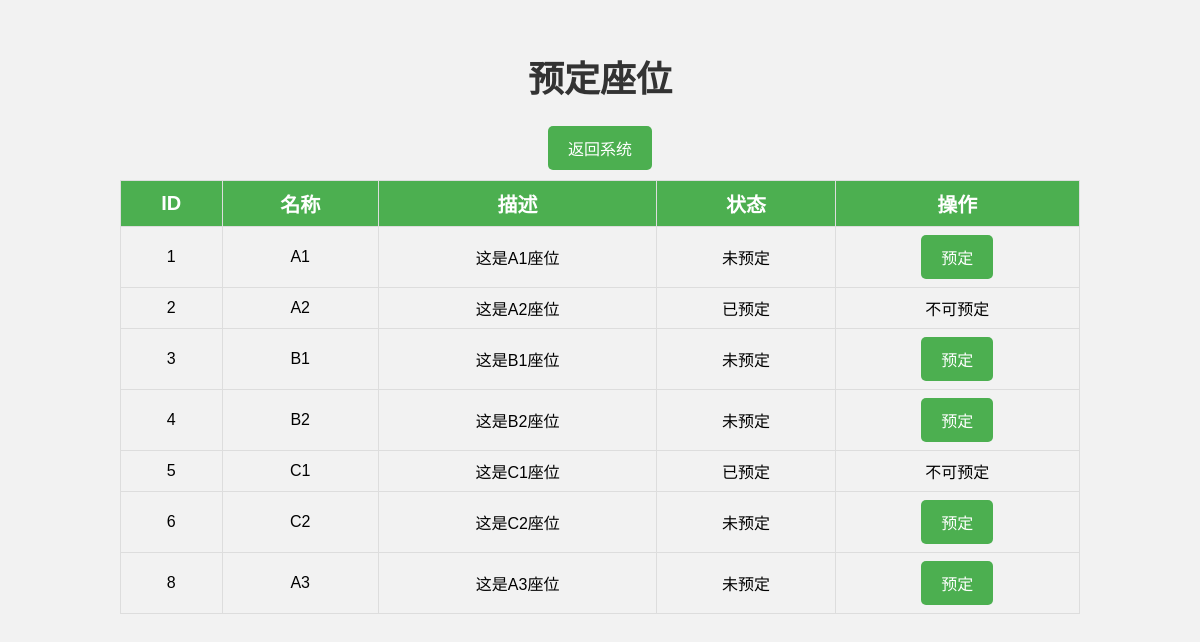
The app's page /php/choice_seat.php (signed in), older data.
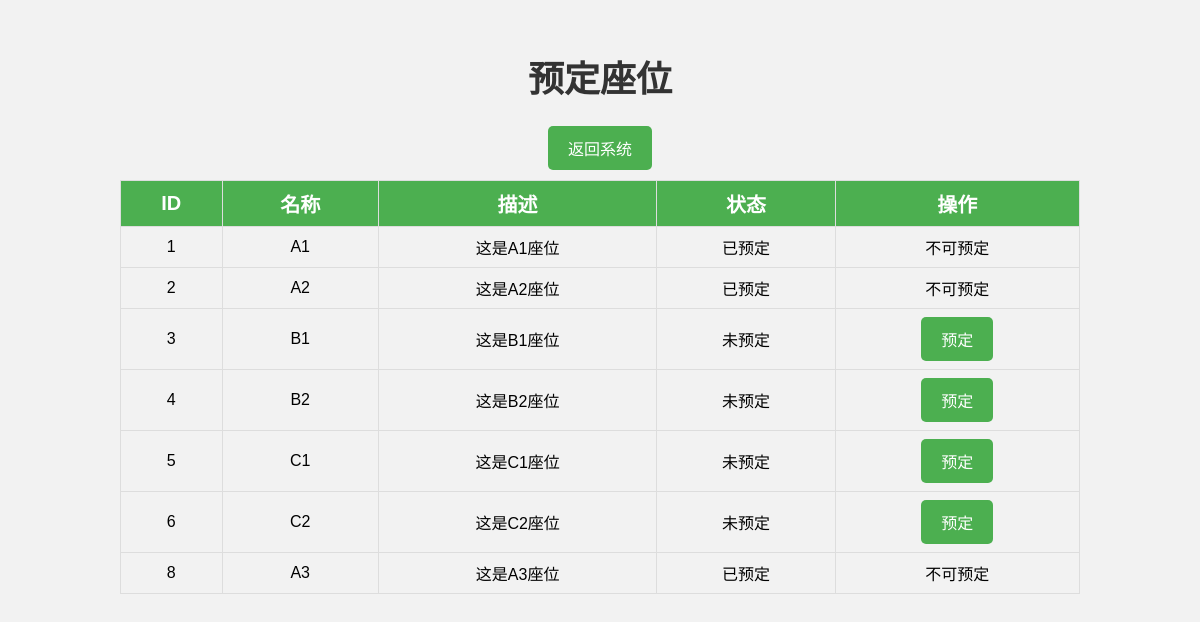
The same page, newer data.
### tables this page shows
CREATE TABLE `seats`  (
  `id` int(11) NOT NULL AUTO_INCREMENT,
  `name` varchar(255) NULL DEFAULT NULL,
  `description` text NULL,
  `status` int(11) NULL DEFAULT 0,
  PRIMARY KEY (`id`) USING BTREE
);

### php/choice_seat.php (the view, shortened to what this page needs)
<!DOCTYPE html>
<html>
<head>
</head>
<body>
    <h1>预定座位</h1>
    <div class="add">
        <a href="home.php"> 返回系统</a>
    </div>
    <table border="1">
        <tr>
            <th>ID</th>
            <th>名称</th>
            <th>描述</th>
            <th>状态</th>
            <th>操作</th>
        </tr>
        <?php
        include('config.php');
        $sql = "SELECT * FROM seats";
        $result = mysqli_query($con, $sql);
        while ($row = mysqli_fetch_assoc($result)) {
            echo "<tr>";
            echo "<td>" . $row["id"] . "</td>";
            echo "<td>" . $row["name"] . "</td>";
            echo "<td>" . $row["description"] . "</td>";
            if ($row["status"] == 0) {
                echo "<td>未预定</td>";
                echo "<td><a href='seat_booking.php?seat_id=" . $row["id"] . "&user_id=" . $_SESSION['user_id'] . "'>预定</a></td>";
            } else {
                echo "<td>已预定</td>";
                echo "<td>不可预定</td>";
            }
            echo "</tr>";
        }
        ?>
    </table>
</body>
</html>

### php/choice_seat.php (style rules this page uses)
body { background-color: #f2f2f2; font-family: Arial, sans-serif; margin: 0; padding: 0; text-align: center; }
h1 { color: #333; font-size: 36px; margin-top: 50px; }
table { border-collapse: collapse; margin: auto; width: 80%; }
th, td { border: 1px solid #ddd; padding: 8px; text-align: left; text-align: center; }
th { background-color: #4CAF50; color: white; font-size: 20px; font-weight: bold; text-align: center; }
tr:nth-child(even) { background-color: #f2f2f2; }
a { color: #fff; background-color: #4CAF50; border-radius: 5px; display: inline-block; font-size: 16px; padding: 10px 20px; text-decoration: none; transition: background-color 0.3s ease; }
.add { margin: 10px 0; }

Row changes from the older to the newer data that the page shows:
changed seats "这是A1座位": status "未预定 预定" → "已预定 不可预定"
changed seats "这是C1座位": status "已预定 不可预定" → "未预定 预定"
changed seats "这是A3座位": status "未预定 预定" → "已预定 不可预定"
